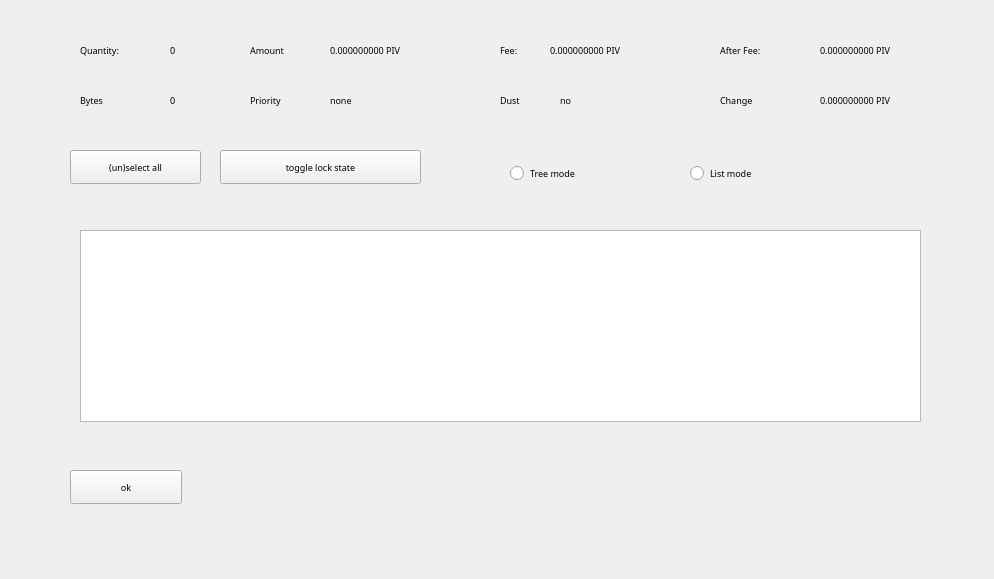
<?xml version="1.0" encoding="UTF-8"?>
<ui version="4.0">
 <class>Form</class>
 <widget class="QWidget" name="Form">
  <property name="geometry">
   <rect>
    <x>0</x>
    <y>0</y>
    <width>994</width>
    <height>579</height>
   </rect>
  </property>
  <property name="windowTitle">
   <string>Form</string>
  </property>
  <widget class="QLabel" name="label">
   <property name="geometry">
    <rect>
     <x>80</x>
     <y>40</y>
     <width>70</width>
     <height>21</height>
    </rect>
   </property>
   <property name="font">
    <font>
     <family>Montserrat</family>
     <pointsize>7</pointsize>
    </font>
   </property>
   <property name="text">
    <string>Quantity:</string>
   </property>
  </widget>
  <widget class="QLabel" name="label_2">
   <property name="geometry">
    <rect>
     <x>170</x>
     <y>40</y>
     <width>71</width>
     <height>21</height>
    </rect>
   </property>
   <property name="font">
    <font>
     <family>Montserrat</family>
     <pointsize>7</pointsize>
    </font>
   </property>
   <property name="text">
    <string>0</string>
   </property>
  </widget>
  <widget class="QLabel" name="label_3">
   <property name="geometry">
    <rect>
     <x>250</x>
     <y>40</y>
     <width>70</width>
     <height>21</height>
    </rect>
   </property>
   <property name="font">
    <font>
     <family>Montserrat</family>
     <pointsize>7</pointsize>
    </font>
   </property>
   <property name="text">
    <string>Amount</string>
   </property>
  </widget>
  <widget class="QLabel" name="label_4">
   <property name="geometry">
    <rect>
     <x>330</x>
     <y>40</y>
     <width>131</width>
     <height>21</height>
    </rect>
   </property>
   <property name="font">
    <font>
     <family>Montserrat</family>
     <pointsize>7</pointsize>
    </font>
   </property>
   <property name="text">
    <string>0.000000000 PIV</string>
   </property>
  </widget>
  <widget class="QLabel" name="label_5">
   <property name="geometry">
    <rect>
     <x>500</x>
     <y>40</y>
     <width>70</width>
     <height>21</height>
    </rect>
   </property>
   <property name="font">
    <font>
     <family>Montserrat</family>
     <pointsize>7</pointsize>
    </font>
   </property>
   <property name="text">
    <string>Fee:</string>
   </property>
  </widget>
  <widget class="QLabel" name="label_6">
   <property name="geometry">
    <rect>
     <x>550</x>
     <y>40</y>
     <width>131</width>
     <height>21</height>
    </rect>
   </property>
   <property name="font">
    <font>
     <family>Montserrat</family>
     <pointsize>7</pointsize>
    </font>
   </property>
   <property name="text">
    <string>0.000000000 PIV</string>
   </property>
  </widget>
  <widget class="QLabel" name="label_7">
   <property name="geometry">
    <rect>
     <x>820</x>
     <y>40</y>
     <width>131</width>
     <height>21</height>
    </rect>
   </property>
   <property name="font">
    <font>
     <family>Montserrat</family>
     <pointsize>7</pointsize>
    </font>
   </property>
   <property name="text">
    <string>0.000000000 PIV</string>
   </property>
  </widget>
  <widget class="QLabel" name="label_8">
   <property name="geometry">
    <rect>
     <x>720</x>
     <y>40</y>
     <width>81</width>
     <height>21</height>
    </rect>
   </property>
   <property name="font">
    <font>
     <family>Montserrat</family>
     <pointsize>7</pointsize>
    </font>
   </property>
   <property name="text">
    <string>After Fee:</string>
   </property>
  </widget>
  <widget class="QLabel" name="label_9">
   <property name="geometry">
    <rect>
     <x>80</x>
     <y>90</y>
     <width>70</width>
     <height>21</height>
    </rect>
   </property>
   <property name="font">
    <font>
     <family>Montserrat</family>
     <pointsize>7</pointsize>
    </font>
   </property>
   <property name="text">
    <string>Bytes</string>
   </property>
  </widget>
  <widget class="QLabel" name="label_10">
   <property name="geometry">
    <rect>
     <x>170</x>
     <y>90</y>
     <width>71</width>
     <height>21</height>
    </rect>
   </property>
   <property name="font">
    <font>
     <family>Montserrat</family>
     <pointsize>7</pointsize>
    </font>
   </property>
   <property name="text">
    <string>0</string>
   </property>
  </widget>
  <widget class="QLabel" name="label_11">
   <property name="geometry">
    <rect>
     <x>250</x>
     <y>90</y>
     <width>70</width>
     <height>21</height>
    </rect>
   </property>
   <property name="font">
    <font>
     <family>Montserrat</family>
     <pointsize>7</pointsize>
    </font>
   </property>
   <property name="text">
    <string>Priority</string>
   </property>
  </widget>
  <widget class="QLabel" name="label_12">
   <property name="geometry">
    <rect>
     <x>330</x>
     <y>90</y>
     <width>70</width>
     <height>21</height>
    </rect>
   </property>
   <property name="font">
    <font>
     <family>Montserrat</family>
     <pointsize>7</pointsize>
    </font>
   </property>
   <property name="text">
    <string>none</string>
   </property>
  </widget>
  <widget class="QLabel" name="label_13">
   <property name="geometry">
    <rect>
     <x>500</x>
     <y>90</y>
     <width>70</width>
     <height>21</height>
    </rect>
   </property>
   <property name="font">
    <font>
     <family>Montserrat</family>
     <pointsize>7</pointsize>
    </font>
   </property>
   <property name="text">
    <string>Dust</string>
   </property>
  </widget>
  <widget class="QLabel" name="label_14">
   <property name="geometry">
    <rect>
     <x>560</x>
     <y>90</y>
     <width>70</width>
     <height>21</height>
    </rect>
   </property>
   <property name="font">
    <font>
     <family>Montserrat</family>
     <pointsize>7</pointsize>
    </font>
   </property>
   <property name="text">
    <string>no</string>
   </property>
  </widget>
  <widget class="QLabel" name="label_16">
   <property name="geometry">
    <rect>
     <x>720</x>
     <y>90</y>
     <width>70</width>
     <height>21</height>
    </rect>
   </property>
   <property name="font">
    <font>
     <family>Montserrat</family>
     <pointsize>7</pointsize>
    </font>
   </property>
   <property name="text">
    <string>Change</string>
   </property>
  </widget>
  <widget class="QLabel" name="label_15">
   <property name="geometry">
    <rect>
     <x>820</x>
     <y>90</y>
     <width>131</width>
     <height>21</height>
    </rect>
   </property>
   <property name="font">
    <font>
     <family>Montserrat</family>
     <pointsize>7</pointsize>
    </font>
   </property>
   <property name="text">
    <string>0.000000000 PIV</string>
   </property>
  </widget>
  <widget class="QPushButton" name="pushButton">
   <property name="geometry">
    <rect>
     <x>70</x>
     <y>150</y>
     <width>131</width>
     <height>34</height>
    </rect>
   </property>
   <property name="font">
    <font>
     <family>Montserrat</family>
     <pointsize>7</pointsize>
    </font>
   </property>
   <property name="text">
    <string>(un)select all</string>
   </property>
  </widget>
  <widget class="QPushButton" name="pushButton_2">
   <property name="geometry">
    <rect>
     <x>220</x>
     <y>150</y>
     <width>201</width>
     <height>34</height>
    </rect>
   </property>
   <property name="font">
    <font>
     <family>Montserrat</family>
     <pointsize>7</pointsize>
    </font>
   </property>
   <property name="text">
    <string>toggle lock state</string>
   </property>
  </widget>
  <widget class="QRadioButton" name="radioButton">
   <property name="geometry">
    <rect>
     <x>510</x>
     <y>160</y>
     <width>123</width>
     <height>26</height>
    </rect>
   </property>
   <property name="font">
    <font>
     <family>Montserrat</family>
     <pointsize>7</pointsize>
    </font>
   </property>
   <property name="text">
    <string>Tree mode</string>
   </property>
  </widget>
  <widget class="QRadioButton" name="radioButton_2">
   <property name="geometry">
    <rect>
     <x>690</x>
     <y>160</y>
     <width>123</width>
     <height>26</height>
    </rect>
   </property>
   <property name="font">
    <font>
     <family>Montserrat</family>
     <pointsize>7</pointsize>
    </font>
   </property>
   <property name="text">
    <string>List mode</string>
   </property>
  </widget>
  <widget class="QTableView" name="tableView">
   <property name="geometry">
    <rect>
     <x>80</x>
     <y>230</y>
     <width>841</width>
     <height>192</height>
    </rect>
   </property>
   <property name="font">
    <font>
     <family>Montserrat</family>
     <pointsize>7</pointsize>
    </font>
   </property>
  </widget>
  <widget class="QPushButton" name="pushButton_3">
   <property name="geometry">
    <rect>
     <x>70</x>
     <y>470</y>
     <width>112</width>
     <height>34</height>
    </rect>
   </property>
   <property name="font">
    <font>
     <family>Montserrat</family>
     <pointsize>7</pointsize>
    </font>
   </property>
   <property name="text">
    <string>ok</string>
   </property>
  </widget>
 </widget>
 <resources/>
 <connections/>
</ui>
